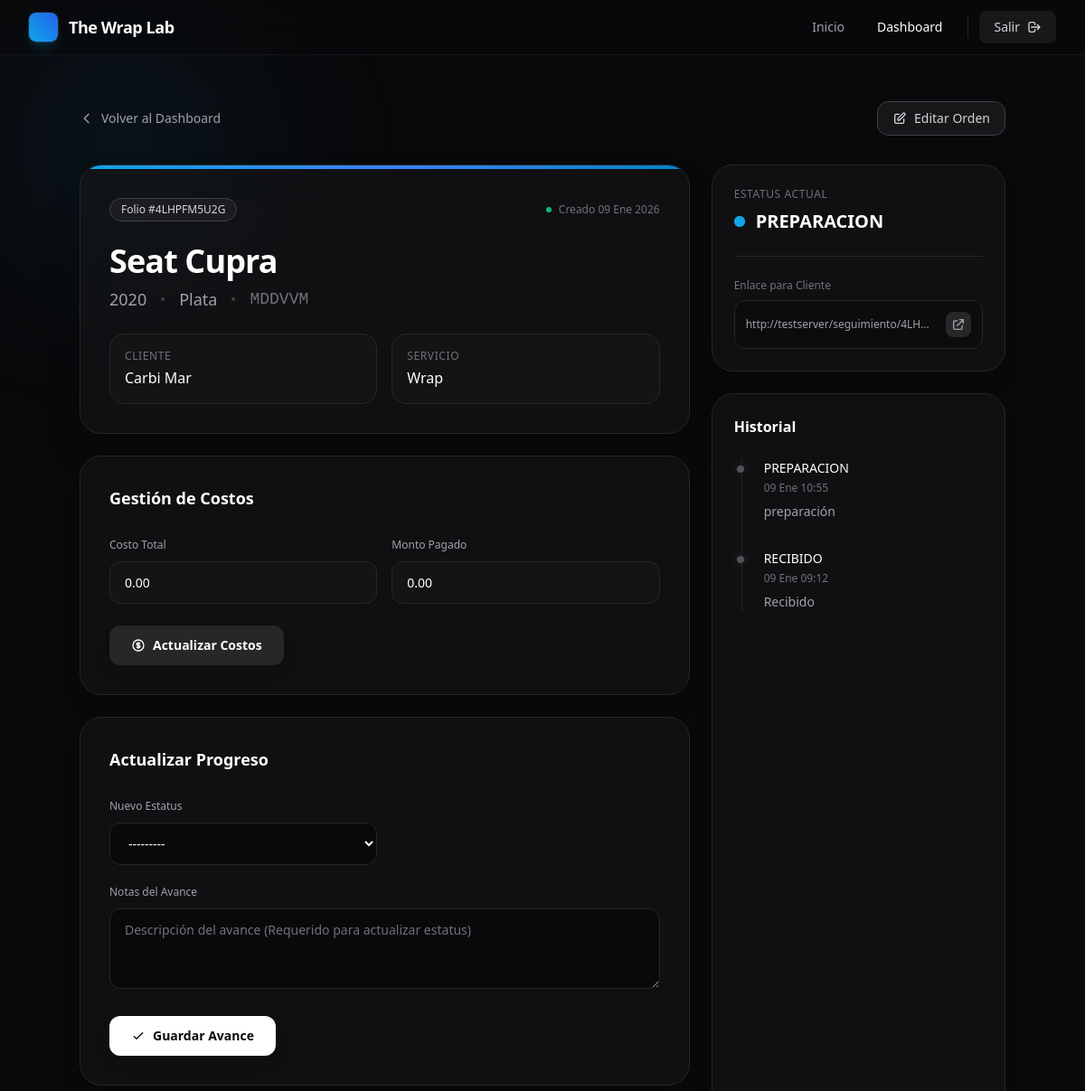
/dashboard/2/ (signed in, upper part), run on an earlier commit of the app's database.
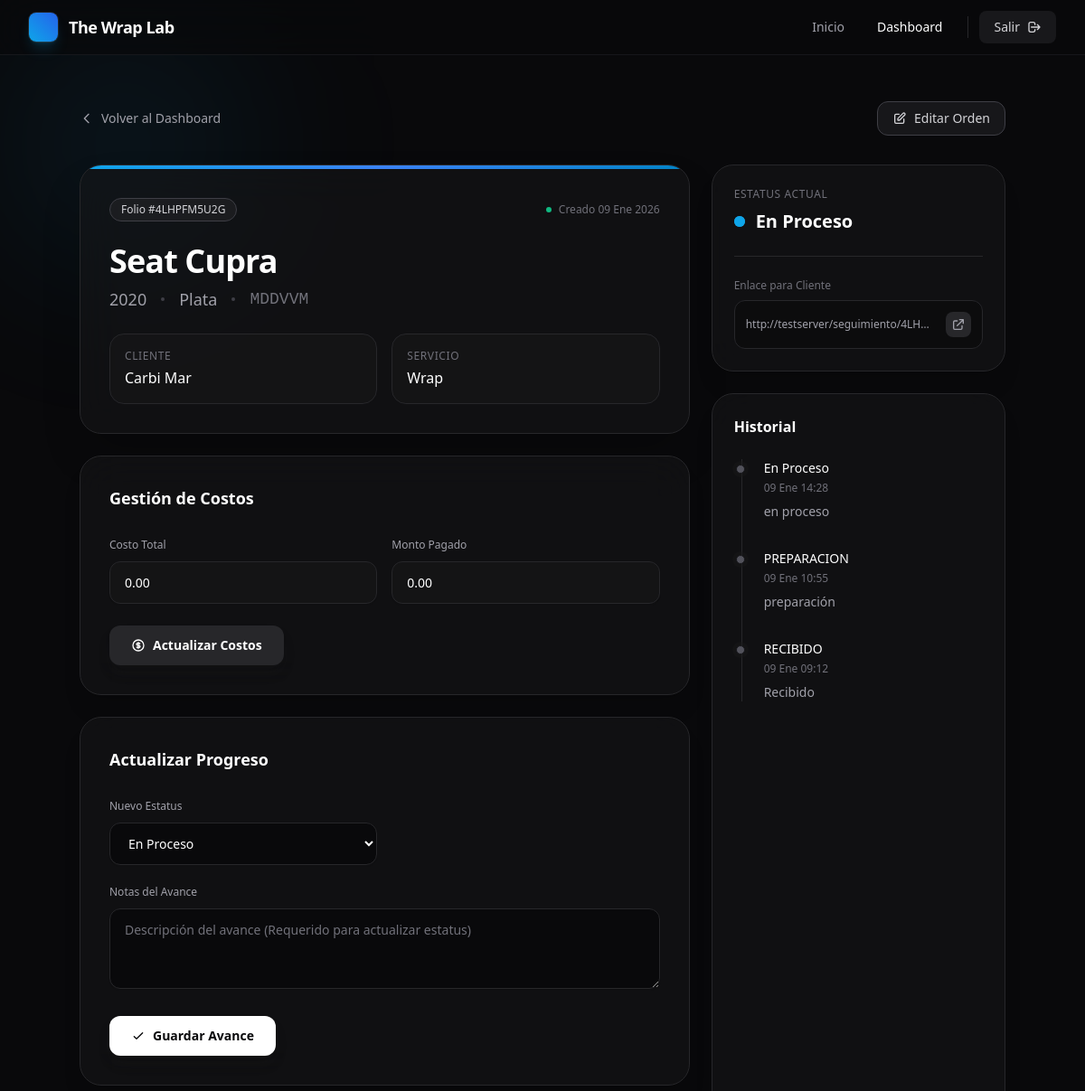
And on a later commit of the database.
### taller/models.py (models this page shows, shortened)
class OrdenServicio(models.Model):
    class Servicio(models.TextChoices):
        WRAP = 'WRAP', 'Wrap'
        PPF = 'PPF', 'PPF'
        WRAP_Y_PPF = 'WRAP_PPF', 'Wrap + PPF'
    class Estatus(models.TextChoices):
        EN_RECEPCION = 'EN_RECEPCION', 'En Recepción'
        EN_PREPARACION = 'EN_PREPARACION', 'En Preparación'
        EN_PROCESO = 'EN_PROCESO', 'En Proceso'
        PREPARANDO_ENTREGA = 'PREPARANDO_ENTREGA', 'Preparando Entrega'
        TRABAJO_TERMINADO = 'TRABAJO_TERMINADO', 'Trabajo Terminado'
    TESTIGOS_CHOICES = [
        ('check_engine', 'Check Engine'),
        ('abs', 'ABS'),
        ('airbag', 'Bolsa de Aire'),
        ('battery', 'Batería'),
        ('oil', 'Aceite'),
        ('brake', 'Frenos'),
        ('temp', 'Temperatura'),
        ('tire', 'Presión de Llantas'),
        ('stability', 'Control de Estabilidad'),
        ('bulb', 'Foco Fundido'),
        ('gas', 'Reserva de Gasolina'),
        ('service', 'Servicio Programado'),
    ]
    folio = models.CharField(max_length=12, unique=True, blank=True, db_index=True)
    cliente_nombre = models.CharField(max_length=200)
    vehiculo_marca = models.CharField(max_length=80)
    vehiculo_modelo = models.CharField(max_length=80)
    vehiculo_matricula = models.CharField(max_length=20, blank=True)
    vehiculo_anio = models.PositiveIntegerField()
    vehiculo_color = models.CharField(max_length=80)
    servicio = models.CharField(max_length=12, choices=Servicio.choices, default=Servicio.WRAP)
    estatus = models.CharField(max_length=20, choices=Estatus.choices, default=Estatus.EN_RECEPCION)
    costo_total = models.DecimalField(max_digits=10, decimal_places=2, default=0)
    monto_pagado = models.DecimalField(max_digits=10, decimal_places=2, default=0)
    testigos = models.JSONField(default=list, blank=True)
    notas = models.TextField(blank=True)
    creado_en = models.DateTimeField(auto_now_add=True)
    actualizado_en = models.DateTimeField(auto_now=True)

class Avance(models.Model):
    orden = models.ForeignKey(OrdenServicio, on_delete=models.CASCADE, related_name='avances')
    estatus = models.CharField(max_length=20, choices=OrdenServicio.Estatus.choices)
    nota = models.TextField(blank=True)
    creado_en = models.DateTimeField(auto_now_add=True)
    class Meta:
        ordering = ['-creado_en']

### taller/views.py (the view, shortened to what this page needs)
# urls.py: path('dashboard/<int:pk>/', views.orden_detalle, name='orden_detalle'),
@user_passes_test(_superuser_required)
def orden_detalle(request: HttpRequest, pk: int) -> HttpResponse:
    orden = get_object_or_404(OrdenServicio, pk=pk)
    form = AvanceForm(initial={'estatus': orden.estatus}, orden=orden)
    costos_form = CostosForm(instance=orden)
    fotos_form = FotoOrdenForm(orden=orden)
    avances = orden.avances.all()
    fotos = orden.fotos.all()
    return render(
        request,
        'taller/orden_detalle.html',
        {
            'orden': orden,
            'form': form,
            'costos_form': costos_form,
            'fotos_form': fotos_form,
            'avances': avances,
            'fotos': fotos,
            'cliente_url': _cliente_url(request, orden)
        },
    )

### taller/forms.py (shortened to what this page needs)
class AvanceForm(forms.ModelForm):
    class Meta:
        model = Avance
        fields = ['estatus', 'nota']
        widgets = {
            'estatus': forms.Select(),
            'nota': forms.Textarea(attrs={'rows': 3, 'placeholder': 'Descripción del avance (Requerido para actualizar estatus)'}),
        }
    def __init__(self, *args, orden=None, **kwargs):
        super().__init__(*args, **kwargs)
        self.orden = orden
        self.fields['nota'].required = True
        base = 'w-full rounded-xl border border-zinc-800 bg-zinc-950 px-4 py-3 text-white placeholder-zinc-500 shadow-sm transition focus:border-indigo-500 focus:outline-none focus:ring-1 focus:ring-indigo-500'
        for field in self.fields.values():
            field.widget.attrs['class'] = base

### taller/views.py (called while the page is built)
def _superuser_required(user) -> bool:
    return user.is_authenticated and user.is_superuser

def _cliente_url(request: HttpRequest, orden: OrdenServicio) -> str:
    path = reverse('seguimiento_detalle', kwargs={'folio': orden.folio})
    return request.build_absolute_uri(path)

### templates/taller/orden_detalle.html (shortened to what the changed rows need)
{% extends "taller/base.html" %}
{% block content %}
<div class="relative mx-auto w-full max-w-5xl">
  <div class="relative flex flex-col gap-8">
    <div class="grid gap-6 lg:grid-cols-3">
      <div class="flex min-w-0 flex-col gap-6 lg:col-span-2">
        <section class="overflow-hidden rounded-3xl border border-zinc-800 bg-zinc-900/50 shadow-2xl backdrop-blur-xl">
          <div class="p-6 sm:p-8">
            <div class="flex flex-col gap-6">
              <div class="flex flex-wrap items-center justify-between gap-4">
                <span
                  class="inline-flex items-center rounded-full border border-zinc-700 bg-zinc-800/50 px-3 py-1 text-xs font-medium text-zinc-300">
                  Folio #{{ orden.folio }}
                </span>
                <span class="flex items-center gap-2 text-xs text-zinc-500">
                  <span class="h-1.5 w-1.5 rounded-full bg-emerald-500"></span>
                  Creado {{ orden.creado_en|date:"d M Y" }}
                </span>
              </div>
              <div>
                <h1 class="break-words text-3xl font-bold tracking-tight text-white sm:text-4xl">
                  {{ orden.vehiculo_marca }} {{ orden.vehiculo_modelo }}
                </h1>
                <div class="mt-2 flex flex-wrap items-center gap-x-4 gap-y-2 text-lg text-zinc-400">
                  <span>{{ orden.vehiculo_anio }}</span>
                  <span class="h-1 w-1 rounded-full bg-zinc-700"></span>
                  <span>{{ orden.vehiculo_color }}</span>
                  {% if orden.vehiculo_matricula %}
                  <span class="h-1 w-1 rounded-full bg-zinc-700"></span>
                  <span class="font-mono text-zinc-500">{{ orden.vehiculo_matricula }}</span>
                  {% endif %}
                </div>
              </div>
              <div class="grid gap-4 sm:grid-cols-2">
                <div class="rounded-2xl border border-zinc-800 bg-zinc-900/50 p-4">
                  <div class="text-xs font-medium uppercase tracking-wider text-zinc-500">Cliente</div>
                  <div class="mt-1 break-words font-medium text-white">{{ orden.cliente_nombre }}</div>
                </div>
                <div class="rounded-2xl border border-zinc-800 bg-zinc-900/50 p-4">
                  <div class="text-xs font-medium uppercase tracking-wider text-zinc-500">Servicio</div>
                  <div class="mt-1 break-words font-medium text-white">{{ orden.get_servicio_display }}</div>
                </div>
              </div>
            </div>
          </div>
        </section>
        <section class="rounded-3xl border border-zinc-800 bg-zinc-900/50 p-5 shadow-xl backdrop-blur-xl sm:p-8">
          <h2 class="text-lg font-semibold text-white">Gestión de Costos</h2>
          <form method="post" class="mt-6 flex flex-col gap-4">
            <div class="grid gap-4 sm:grid-cols-2">
              <div class="space-y-2">
                <label class="text-xs font-medium text-zinc-400" for="{{ costos_form.costo_total.id_for_label }}">Costo
                  Total</label>
                {{ costos_form.costo_total }}
              </div>
              <div class="space-y-2">
                <label class="text-xs font-medium text-zinc-400" for="{{ costos_form.monto_pagado.id_for_label }}">Monto
                  Pagado</label>
                {{ costos_form.monto_pagado }}
              </div>
            </div>
          </form>
        </section>
        <section class="rounded-3xl border border-zinc-800 bg-zinc-900/50 p-5 shadow-xl backdrop-blur-xl sm:p-8">
          <h2 class="text-lg font-semibold text-white">Actualizar Progreso</h2>
          <form method="post" class="mt-6 flex flex-col gap-4">
            <div class="grid gap-4 sm:grid-cols-2">
              <div class="space-y-2">
                <div class="relative">
                  {{ form.estatus }}
                </div>
              </div>
            </div>
          </form>
        </section>
      </div>
      <div class="flex min-w-0 flex-col gap-6">
        <div class="rounded-3xl border border-zinc-800 bg-zinc-900/50 p-5 sm:p-6 shadow-xl backdrop-blur-xl">
          <div class="mt-2 flex items-center gap-3">
            <div class="relative flex h-3 w-3">
              <span class="relative inline-flex h-3 w-3 rounded-full bg-sky-500"></span>
            </div>
            <span class="text-xl font-bold text-white">{{ orden.get_estatus_display }}</span>
          </div>
        </div>
        <section class="flex-1 rounded-3xl border border-zinc-800 bg-zinc-900/50 p-5 sm:p-6 shadow-xl backdrop-blur-xl">
          {% if avances %}
          <div class="relative ml-2 space-y-8 border-l border-zinc-800">
            {% for avance in avances %}
            <div class="relative ml-6">
              <span
                class="absolute -left-[31px] top-1.5 h-2.5 w-2.5 rounded-full border border-zinc-900 bg-zinc-600 ring-4 ring-zinc-900/50"></span>
              <div class="flex flex-col gap-1">
                <span class="text-sm font-medium text-white">{{ avance.get_estatus_display }}</span>
                <span class="text-xs text-zinc-500">{{ avance.creado_en|date:"d M H:i" }}</span>
                <p class="mt-1 text-sm text-zinc-400">{{ avance.nota }}</p>
              </div>
            </div>
            {% endfor %}
          </div>
          {% else %}
          <div class="text-center text-sm text-zinc-500">Sin historial</div>
          {% endif %}
        </section>
      </div>
    </div>
  </div>
</div>
{% endblock %}

What changed in the data, as far as the page shows it:
changed OrdenServicio "Seat": estatus "PREPARACION" → "En Proceso"
added Avance: estatus "En Proceso", creado_en "09 Ene 14:28", nota "en proceso"
Also different on the page:
form field estatus: "---------" → "En Proceso"
